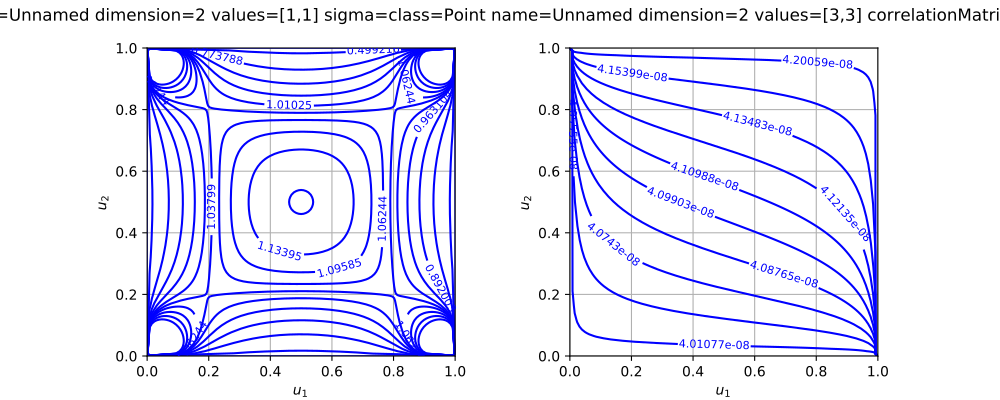

The script that drew this image:
import openturns as ot
from matplotlib import pyplot as plt
from openturns.viewer import View
if (ot.SklarCopula().__class__.__name__=='SklarCopula'):
  myStudent = ot.Student(3.0, [1.0]*2, [3.0]*2, ot.CorrelationMatrix(2))
  copula =  ot.SklarCopula(myStudent)
else:
  copula = ot.SklarCopula()
if copula.getDimension() == 1:
    copula = ot.SklarCopula(2)
copula.setDescription(['$u_1$', '$u_2$'])
pdf_graph = copula.drawPDF()
cdf_graph = copula.drawCDF()
fig = plt.figure(figsize=(10, 4))
plt.suptitle(str(copula))
pdf_axis = fig.add_subplot(121)
cdf_axis = fig.add_subplot(122)
View(pdf_graph, figure=fig, axes=[pdf_axis], add_legend=False)
View(cdf_graph, figure=fig, axes=[cdf_axis], add_legend=False)
pdf_axis.set_aspect('equal')
cdf_axis.set_aspect('equal')
